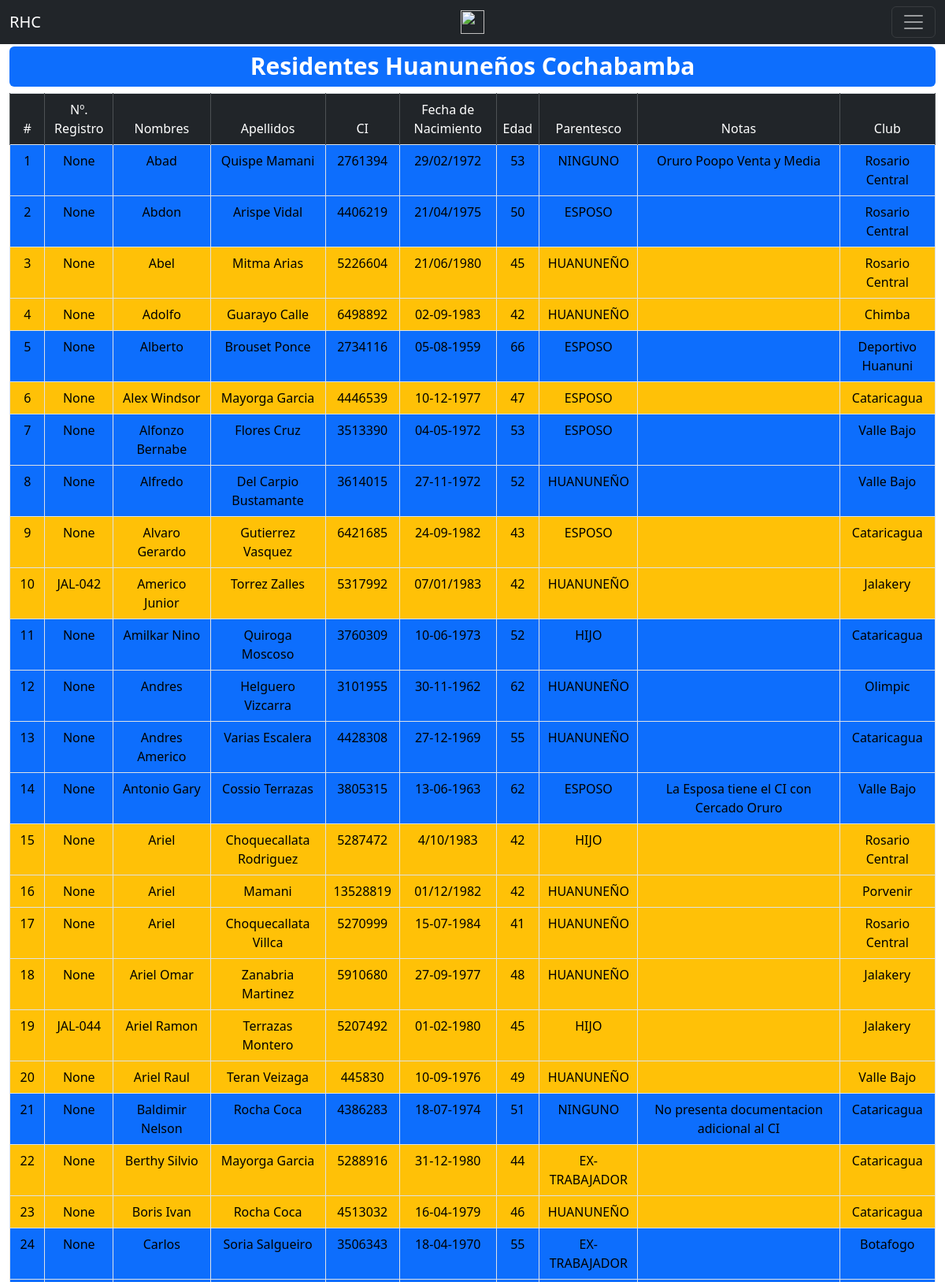
The page /list_player (upper part) on the database its author committed.
### tables this page shows
CREATE TABLE "player" (
	"register"	TEXT,
	"name"	TEXT,
	"last"	TEXT,
	"ci"	TEXT,
	"fechanacimiento"	TEXT,
	"parentesco"	TEXT,
	"notas"	TEXT,
	"club"	TEXT,
	"gestion"	TEXT DEFAULT 2025
);

### app.py (the view)
@app.route('/list_player', methods=['GET', 'POST'])
def list_player():
    with sqlite3.connect("rhc_database.db") as con:
        con.row_factory = dict_factory
        cur = con.cursor()
        cur.execute("SELECT * FROM player order by name")
        rows = cur.fetchall()
    for row in rows:
        fecha_nac = row['fechanacimiento'].replace('/','-') if row['fechanacimiento'].find('/') else row['fechanacimiento']
        row['edad'] = calculate_age(fecha_nac)
        row['bg'] = "bg-primary" if row['edad'] >= 50 else "bg-warning"
    print(rows)
    return render_template("list_player.html", players=rows)

### app.py (called while the page is built)
def calculate_age(birthdate):
    day,month,year = map(int, birthdate.split("-"))
    today = datetime.date.today()
    age = today.year - year - ((today.month, today.day) < (month, day))
    return age

@app.teardown_appcontext
def close_connection(exception):
    db = getattr(g, '_database', None)
    if db is not None:
        db.close()

def dict_factory(cursor, row):
    d = {}
    for idx, col in enumerate(cursor.description):
        d[col[0]] = row[idx]
    return d

### templates/list_player.html (shortened to what this page needs)
{% extends "base.html" %}
{% block content %}
<div class="container-fluid text-center">
    <div class="row">
        <div class="col">
        <table class="table table-bordered border-ligth" id="listTable">
            <thead>
            <tr>
                <td class="table-dark">#</td>
                <td class="table-dark">Nº. Registro</td>
                <td class="table-dark">Nombres</td>
                <td class="table-dark">Apellidos</td>
                <td class="table-dark">CI</td>
                <td class="table-dark">Fecha de Nacimiento</td>
                <td class="table-dark">Edad</td>
                <td class="table-dark">Parentesco</td>
                <td class="table-dark">Notas</td>
                <td class="table-dark">Club</td>
            </tr>
            </thead>
            {% set index = 1 %}
            {% for player in players %}
            <tr>
                <td class="{{ player.bg }}">{{ loop.index }}</td>
                <td class="{{ player.bg }}">{{ player.register }}</td>
                <td class="{{ player.bg }}">{{ player.name }}</td>
                <td class="{{ player.bg }}">{{ player.last }}</td>
                <td class="{{ player.bg }}">{{ player.ci }}</td>
                <td class="{{ player.bg }}">{{ player.fechanacimiento }}</td>
                <td class="{{ player.bg }}">{{ player.edad }}</td>
                <td class="{{ player.bg }}">{{ player.parentesco }}</td>
                <td class="{{ player.bg }}">{{ player.notas }}</td>
                <td class="{{ player.bg }}">{{ player.club }}</td>
            </tr>
            {% endfor %}
        </table>
        </div>
    </div>
</div>
{% endblock %}

### templates/base.html (shortened to what this page needs)
<!doctype html>
<html lang="en">
<head>
    <link rel= "stylesheet" type= "text/css" href="{{ url_for('static', filename='styles/bootstrap-5.3.3-dist/css/bootstrap.min.css') }}">
    <link rel= "stylesheet" type= "text/css" href="{{ url_for('static', filename='styles/bootstrap-5.3.3-dist/css/bootstrap-select.min.css') }}">
    <link rel= "stylesheet" type= "text/css" href="{{ url_for('static', filename='styles/bootstrap-5.3.3-dist/css/datatables.css') }}">
</head>
<body>
    <nav class="navbar navbar-dark bg-dark">
        <div class="container-fluid">
            <a class="navbar-brand" href="#">RHC</a>
            <img src="{{ url_for('static', filename='resources/favicon_io/favicon-32x32.png') }}" width="30" height="30" alt="">
            <button class="navbar-toggler" type="button" data-bs-toggle="offcanvas" data-bs-target="#offcanvasDarkNavbar" aria-controls="offcanvasDarkNavbar" aria-label="Toggle navigation">
              <span class="navbar-toggler-icon"></span>
            </button>
    </nav>
    <div class="container-fluid text-center">
        <h1><span class="badge text-bg-primary" style="width: 100%;">Residentes Huanuneños Cochabamba</span></h1>
    </div>
    {% block content %}
    {% endblock %}
</body>
</html>

### rows shown on the page
player: register "None", name "Abad", last "Quispe Mamani", ci "2761394", fechanacimiento "29/02/1972", edad "53", parentesco "NINGUNO", notas "Oruro Poopo Venta y Media", club "Rosario Central"
player: register "None", name "Abdon", last "Arispe Vidal", ci "4406219", fechanacimiento "21/04/1975", edad "50", parentesco "ESPOSO", club "Rosario Central"
player: register "None", name "Abel", last "Mitma Arias", ci "5226604", fechanacimiento "21/06/1980", edad "45", parentesco "HUANUNEÑO", club "Rosario Central"
player: register "None", name "Adolfo", last "Guarayo Calle", ci "6498892", fechanacimiento "02-09-1983", edad "42", parentesco "HUANUNEÑO", club "Chimba"
player: register "None", name "Alberto", last "Brouset Ponce", ci "2734116", fechanacimiento "05-08-1959", edad "66", parentesco "ESPOSO", club "Deportivo Huanuni"
player: register "None", name "Alex Windsor", last "Mayorga Garcia", ci "4446539", fechanacimiento "10-12-1977", edad "47", parentesco "ESPOSO", club "Cataricagua"
player: register "None", name "Alfonzo Bernabe", last "Flores Cruz", ci "3513390", fechanacimiento "04-05-1972", edad "53", parentesco "ESPOSO", club "Valle Bajo"
player: register "None", name "Alfredo", last "Del Carpio Bustamante", ci "3614015", fechanacimiento "27-11-1972", edad "52", parentesco "HUANUNEÑO", club "Valle Bajo"
player: register "None", name "Alvaro Gerardo", last "Gutierrez Vasquez", ci "6421685", fechanacimiento "24-09-1982", edad "43", parentesco "ESPOSO", club "Cataricagua"
player: register "JAL-042", name "Americo Junior", last "Torrez Zalles", ci "5317992", fechanacimiento "07/01/1983", edad "42", parentesco "HUANUNEÑO", club "Jalakery"
player: register "None", name "Amilkar Nino", last "Quiroga Moscoso", ci "3760309", fechanacimiento "10-06-1973", edad "52", parentesco "HIJO", club "Cataricagua"
player: register "None", name "Andres", last "Helguero Vizcarra", ci "3101955", fechanacimiento "30-11-1962", edad "62", parentesco "HUANUNEÑO", club "Olimpic"
player: register "None", name "Andres Americo", last "Varias Escalera", ci "4428308", fechanacimiento "27-12-1969", edad "55", parentesco "HUANUNEÑO", club "Cataricagua"
player: register "None", name "Antonio Gary", last "Cossio Terrazas", ci "3805315", fechanacimiento "13-06-1963", edad "62", parentesco "ESPOSO", notas "La Esposa tiene el CI con Cercado Oruro", club "Valle Bajo"
player: register "None", name "Ariel", last "Choquecallata Rodriguez", ci "5287472", fechanacimiento "4/10/1983", edad "42", parentesco "HIJO", club "Rosario Central"
player: register "None", name "Ariel", last "Mamani", ci "13528819", fechanacimiento "01/12/1982", edad "42", parentesco "HUANUNEÑO", club "Porvenir"
player: register "None", name "Ariel", last "Choquecallata Villca", ci "5270999", fechanacimiento "15-07-1984", edad "41", parentesco "HUANUNEÑO", club "Rosario Central"
player: register "None", name "Ariel Omar", last "Zanabria Martinez", ci "5910680", fechanacimiento "27-09-1977", edad "48", parentesco "HUANUNEÑO", club "Jalakery"
player: register "JAL-044", name "Ariel Ramon", last "Terrazas Montero", ci "5207492", fechanacimiento "01-02-1980", edad "45", parentesco "HIJO", club "Jalakery"
player: register "None", name "Ariel Raul", last "Teran Veizaga", ci "445830", fechanacimiento "10-09-1976", edad "49", parentesco "HUANUNEÑO", club "Valle Bajo"
player: register "None", name "Baldimir Nelson", last "Rocha Coca", ci "4386283", fechanacimiento "18-07-1974", edad "51", parentesco "NINGUNO", notas "No presenta documentacion adicional al CI", club "Cataricagua"
player: register "None", name "Berthy Silvio", last "Mayorga Garcia", ci "5288916", fechanacimiento "31-12-1980", edad "44", parentesco "EX-TRABAJADOR", club "Cataricagua"
player: register "None", name "Boris Ivan", last "Rocha Coca", ci "4513032", fechanacimiento "16-04-1979", edad "46", parentesco "HUANUNEÑO", club "Cataricagua"
player: register "None", name "Carlos", last "Soria Salgueiro", ci "3506343", fechanacimiento "18-04-1970", edad "55", parentesco "EX-TRABAJADOR", club "Botafogo"
